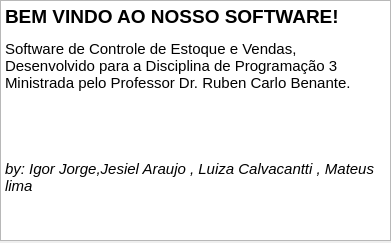
<?xml version="1.0" encoding="UTF-8"?>
<ui version="4.0">
 <class>sobre</class>
 <widget class="QDialog" name="sobre">
  <property name="geometry">
   <rect>
    <x>0</x>
    <y>0</y>
    <width>391</width>
    <height>243</height>
   </rect>
  </property>
  <property name="windowTitle">
   <string>Dialog</string>
  </property>
  <widget class="QTextEdit" name="textEdit">
   <property name="geometry">
    <rect>
     <x>0</x>
     <y>0</y>
     <width>391</width>
     <height>241</height>
    </rect>
   </property>
   <property name="html">
    <string>&lt;!DOCTYPE HTML PUBLIC &quot;-//W3C//DTD HTML 4.0//EN&quot; &quot;http://www.w3.org/TR/REC-html40/strict.dtd&quot;&gt;
&lt;html&gt;&lt;head&gt;&lt;meta name=&quot;qrichtext&quot; content=&quot;1&quot; /&gt;&lt;meta charset=&quot;utf-8&quot; /&gt;&lt;style type=&quot;text/css&quot;&gt;
p, li { white-space: pre-wrap; }
hr { height: 1px; border-width: 0; }
li.unchecked::marker { content: &quot;\2610&quot;; }
li.checked::marker { content: &quot;\2612&quot;; }
&lt;/style&gt;&lt;/head&gt;&lt;body style=&quot; font-family:'Segoe UI'; font-size:9pt; font-weight:400; font-style:normal;&quot;&gt;
&lt;p style=&quot; margin-top:12px; margin-bottom:12px; margin-left:0px; margin-right:0px; -qt-block-indent:0; text-indent:0px;&quot;&gt;&lt;span style=&quot; font-size:14pt; font-weight:700;&quot;&gt;BEM VINDO AO NOSSO SOFTWARE!&lt;/span&gt;&lt;/p&gt;
&lt;p style=&quot; margin-top:12px; margin-bottom:12px; margin-left:0px; margin-right:0px; -qt-block-indent:0; text-indent:0px;&quot;&gt;&lt;span style=&quot; font-size:11pt;&quot;&gt;Software de Controle de Estoque e Vendas, Desenvolvido para a Disciplina de Programação 3 Ministrada pelo Professor Dr. Ruben Carlo Benante.&lt;/span&gt;&lt;/p&gt;
&lt;p style=&quot;-qt-paragraph-type:empty; margin-top:12px; margin-bottom:12px; margin-left:0px; margin-right:0px; -qt-block-indent:0; text-indent:0px;&quot;&gt;&lt;br /&gt;&lt;/p&gt;
&lt;p style=&quot;-qt-paragraph-type:empty; margin-top:12px; margin-bottom:12px; margin-left:0px; margin-right:0px; -qt-block-indent:0; text-indent:0px; font-size:11pt; font-style:italic;&quot;&gt;&lt;br /&gt;&lt;/p&gt;
&lt;p style=&quot; margin-top:12px; margin-bottom:12px; margin-left:0px; margin-right:0px; -qt-block-indent:0; text-indent:0px;&quot;&gt;&lt;span style=&quot; font-size:11pt; font-style:italic;&quot;&gt;by: Igor Jorge,Jesiel Araujo , Luiza Calvacantti , Mateus lima&lt;/span&gt;&lt;/p&gt;&lt;/body&gt;&lt;/html&gt;</string>
   </property>
  </widget>
 </widget>
 <resources/>
 <connections/>
</ui>
